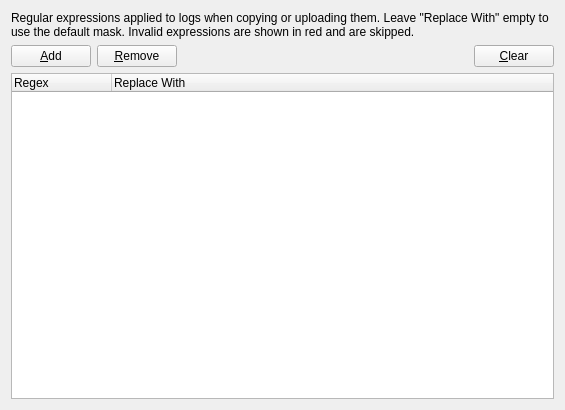
<?xml version="1.0" encoding="UTF-8"?>
<ui version="4.0">
 <class>LogAnonymization</class>
 <widget class="QWidget" name="LogAnonymization">
  <property name="geometry">
   <rect>
    <x>0</x>
    <y>0</y>
    <width>565</width>
    <height>410</height>
   </rect>
  </property>
  <property name="windowTitle">
   <string>Form</string>
  </property>
  <layout class="QVBoxLayout" name="verticalLayout">
   <item>
    <widget class="QLabel" name="descriptionLabel">
     <property name="text">
      <string>Regular expressions applied to logs when copying or uploading them. Leave "Replace With" empty to use the default mask. Invalid expressions are shown in red and are skipped.</string>
     </property>
     <property name="wordWrap">
      <bool>true</bool>
     </property>
    </widget>
   </item>
   <item>
    <layout class="QHBoxLayout" name="buttons">
     <item>
      <widget class="QPushButton" name="add">
       <property name="text">
        <string>&amp;Add</string>
       </property>
      </widget>
     </item>
     <item>
      <widget class="QPushButton" name="remove">
       <property name="text">
        <string>&amp;Remove</string>
       </property>
      </widget>
     </item>
     <item>
      <spacer name="horizontalSpacer">
       <property name="orientation">
        <enum>Qt::Horizontal</enum>
       </property>
       <property name="sizeHint" stdset="0">
        <size>
         <width>40</width>
         <height>20</height>
        </size>
       </property>
      </spacer>
     </item>
     <item>
      <widget class="QPushButton" name="clear">
       <property name="text">
        <string>&amp;Clear</string>
       </property>
      </widget>
     </item>
    </layout>
   </item>
   <item>
    <widget class="QTreeWidget" name="list">
     <property name="alternatingRowColors">
      <bool>true</bool>
     </property>
     <property name="selectionMode">
      <enum>QAbstractItemView::ExtendedSelection</enum>
     </property>
     <property name="rootIsDecorated">
      <bool>false</bool>
     </property>
     <property name="itemsExpandable">
      <bool>false</bool>
     </property>
     <property name="animated">
      <bool>true</bool>
     </property>
     <property name="expandsOnDoubleClick">
      <bool>false</bool>
     </property>
     <column>
      <property name="text">
       <string>Regex</string>
      </property>
     </column>
     <column>
      <property name="text">
       <string>Replace With</string>
      </property>
     </column>
    </widget>
   </item>
  </layout>
 </widget>
 <resources/>
 <connections/>
</ui>
